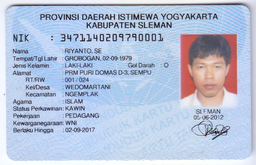
#> input picture week - 09/images/KTP_More/ktp.png, 256 x 165 px, shrunk from 1055 x 680 before the run
$ jupyter execute tugas.ipynb
#> lines starting #> are read from the running program, lines starting #| are printed output that depends on the picture; after the words box and inside, x2 and y2 are one past the last pixel; in counts of white or black regions, pixels touching at a corner belong together
### Import Libraries

[cell 1]
import cv2
import numpy as np
import matplotlib.pyplot as plt
import pytesseract
from PIL import Image

### Dilation

[cell 2]
img_dilation = cv2.imread('./images/KTP_More/ktp.png', 0)
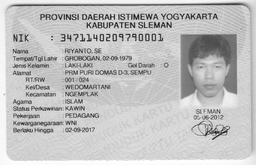
#> img_dilation: shape (165, 256); min 9, max 255, mean 191.5
gamma_image = np.zeros(img_dilation.shape, dtype=np.uint8)

for y in range(img_dilation.shape[0]):
	for x in range(img_dilation.shape[1]):
		gamma_image[y,x] = np.clip(255.0 * (img_dilation[y,x]/255.0) ** (2/1), 0, 255)
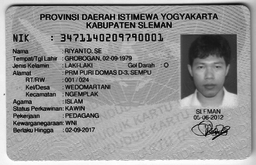
#> gamma_image: shape (165, 256); min 0, max 255, mean 149.3

ret, thresh = cv2.threshold(gamma_image, 125,200,cv2.THRESH_BINARY)
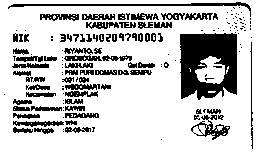
#> thresh: shape (165, 256); values 0 (black) and 200 (white), 78.8% white; 155 black regions (80 under 20 px), largest, box (x1, y1, x2, y2) and area: (180, 33, 237, 100) 2839, (8, 2, 251, 17) 569, (191, 115, 230, 140) 317
kernel = np.ones((2,2),np.uint8)
output_image = cv2.dilate(thresh,kernel,iterations = 1)
#> output_image: shape (165, 256); values 0 (black) and 200 (white), 87.6% white; 221 black regions (182 under 20 px), largest, box (x1, y1, x2, y2) and area: (181, 34, 237, 100) 2563, (12, 3, 251, 11) 306, (206, 125, 228, 140) 81

print(kernel)

plt.subplots(figsize=(15, 5))
plt.subplot(131),plt.imshow(img_dilation, cmap='gray')
plt.title('Citra Awal'),plt.xticks([]), plt.yticks([])
plt.subplot(132),plt.imshow(output_image,cmap = 'gray')
plt.title('Citra Hasil Dilasi'),plt.xticks([]), plt.yticks([])
plt.show()

### Erotion

[cell 3]
img_dilation = cv2.imread('./images/KTP_More/ktp.png', 0)
gamma_image = np.zeros(img_dilation.shape, dtype=np.uint8)

for y in range(img_dilation.shape[0]):
	for x in range(img_dilation.shape[1]):
		gamma_image[y,x] = np.clip(255.0 * (img_dilation[y,x]/255.0) ** (2/1), 0, 255)

ret, thresh = cv2.threshold(gamma_image, 125,200,cv2.THRESH_BINARY)
kernel = np.ones((1,2),np.uint8)
output_image = cv2.erode(thresh,kernel,iterations = 1)
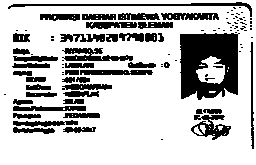
#> output_image: shape (165, 256); values 0 (black) and 200 (white), 74.6% white; 99 black regions (56 under 20 px), largest, box (x1, y1, x2, y2) and area: (180, 33, 240, 100) 2983, (8, 2, 252, 17) 590, (62, 48, 133, 61) 518

print(kernel)

plt.subplots(figsize=(15, 5))
plt.subplot(131),plt.imshow(img_dilation, cmap='gray')
plt.title('Citra Awal'),plt.xticks([]), plt.yticks([])
plt.subplot(132),plt.imshow(output_image,cmap = 'gray')
plt.title('Citra Hasil Dilasi'),plt.xticks([]), plt.yticks([])
plt.show()

### Opening

[cell 4]
def image_dilation(F, w):
	# F: input image
	# w: structuring element
	# return: dilated output image
	p, q = F.shape

	output_image = np.zeros((p,q), dtype=np.uint8)

	# Generate SED
	SED = np.ones((w,w), dtype=np.uint8)
	c = int((w-1)/2)

	# Dilation
	for i in range(c, p-c):
		for j in range(c, q-c):
			temp = F[i-c:i+c+1, j-c:j+c+1]
			product = temp * SED
			output_image[i,j] = np.max(product)

	return output_image

[cell 5]
def image_erotion(F, k):
	# F: input image
	# k: structuring element
	# return: eroded output image
	height, width = F.shape

	output_image = np.zeros((height, width), dtype=np.uint8)

	# Generate SEE
	SEE = np.ones((k,k), dtype=np.uint8)
	c = int((k-1)/2)

	# Erosion
	for i in range(c, height-c):
		for j in range(c, width-c):
			temp = F[i-c:i+c+1, j-c:j+c+1]
			product = temp * SEE
			output_image[i,j] = np.min(product)

	return output_image

[cell 6]
def image_opening(F, w):
	# F: input image
	# w: structuring element
	# return: opened output image
	eroded_image = image_erotion(F, w)
	opened_image = image_dilation(eroded_image, w)
	return opened_image

[cell 7]
img_opening = cv2.imread('./images/KTP_More/ktp.png', 0)
gamma_image = np.zeros(img_opening.shape, img_opening.dtype)

for y in range(img_opening.shape[0]):
	for x in range(img_opening.shape[1]):
		gamma_image[y,x] = np.clip(255.0 * (img_opening[y,x]/255.0) ** (2/1), 0, 255)

ret, thresh = cv2.threshold(gamma_image, 125,200,cv2.THRESH_BINARY)
w = 3
output_image = image_opening(thresh, w)
#> after the loop in image_erotion, `for i in range(c, height-c):`:
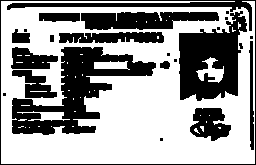
#> output_image: shape (165, 256); values 0 (black) and 200 (white), 60.6% white; 23 black regions (10 under 20 px), largest, box (x1, y1, x2, y2) and area: (12, 47, 156, 135) 4807, (179, 11, 247, 101) 3741, (0, 0, 256, 165) 2001
#> after the loop in image_dilation, `for i in range(c, p-c):`:
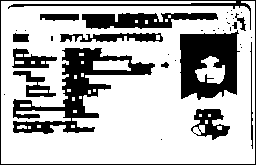
#> output_image: shape (165, 256); values 0 (black) and 200 (white), 71.3% white; 36 black regions (22 under 20 px), largest, box (x1, y1, x2, y2) and area: (13, 48, 155, 134) 3561, (180, 30, 240, 100) 2973, (0, 0, 256, 165) 1436

plt.subplots(figsize=(15, 5))
plt.subplot(131),plt.imshow(gamma_image,cmap = 'gray')
plt.title('Citra Awal'),plt.xticks([]), plt.yticks([])
plt.subplot(132),plt.imshow(output_image,cmap = 'gray')
plt.title('Citra Hasil Opening'),plt.xticks([]), plt.yticks([])
plt.show()

[cell 8]
image = cv2.imread('./images/KTP_More/ktp.png', 0)

vertical_line_3 = np.ones((3,1), dtype=np.uint8)
vertical_line_5 = np.ones((5,1), dtype=np.uint8)

eroded_img_3 = cv2.erode(image, vertical_line_3, iterations=1)
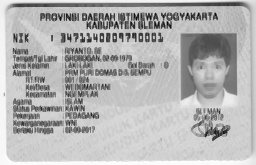
#> eroded_img_3: shape (165, 256); min 9, max 254, mean 179.3
eroded_img_5 = cv2.erode(image, vertical_line_5, iterations=1)
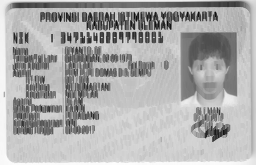
#> eroded_img_5: shape (165, 256); min 9, max 253, mean 170.7

fig, axs = plt.subplots(nrows=2, ncols=2, figsize=(10, 5))

axs[0, 0].imshow(image, cmap='gray')
axs[0, 0].set_title('Citra Awal')
axs[0, 0].set_xticks([])
axs[0, 0].set_yticks([])

axs[0, 1].imshow(eroded_img_3, cmap='gray')
axs[0, 1].set_title('Citra Hasil Erosi Line Vertikal 3')
axs[0, 1].set_xticks([])
axs[0, 1].set_yticks([])

axs[1, 0].imshow(image, cmap='gray')
axs[1, 0].set_title('Citra Awal')
axs[1, 0].set_xticks([])
axs[1, 0].set_yticks([])

axs[1, 1].imshow(eroded_img_5, cmap='gray')
axs[1, 1].set_title('Citra Hasil Erosi Line Vertikal 5')
axs[1, 1].set_xticks([])
axs[1, 1].set_yticks([])

plt.show()

### Blackhat

[cell 9]
kernel = np.ones((5,5),np.uint8)
blackhat = cv2.morphologyEx(image, cv2.MORPH_BLACKHAT, kernel)
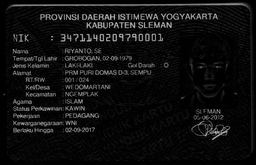
#> blackhat: shape (165, 256); min 0, max 205, mean 15.8

plt.subplots(figsize=(15, 5))
plt.subplot(131),plt.imshow(image, cmap='gray')
plt.title('Citra Awal'),plt.xticks([]), plt.yticks([])
plt.subplot(132),plt.imshow(blackhat, cmap='gray')
plt.title('Citra Tophat'),plt.xticks([]), plt.yticks([])
plt.show()

### Tophat

[cell 10]
kernel = np.ones((5,5),np.uint8)
tophat = cv2.morphologyEx(image, cv2.MORPH_TOPHAT, kernel)
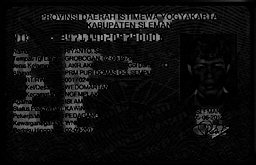
#> tophat: shape (165, 256); min 0, max 187, mean 14.8

plt.subplots(figsize=(15, 5))
plt.subplot(131),plt.imshow(image, cmap='gray')
plt.title('Citra Awal'),plt.xticks([]), plt.yticks([])
plt.subplot(132),plt.imshow(tophat, cmap='gray')
plt.title('Citra Tophat'),plt.xticks([]), plt.yticks([])
plt.show()
